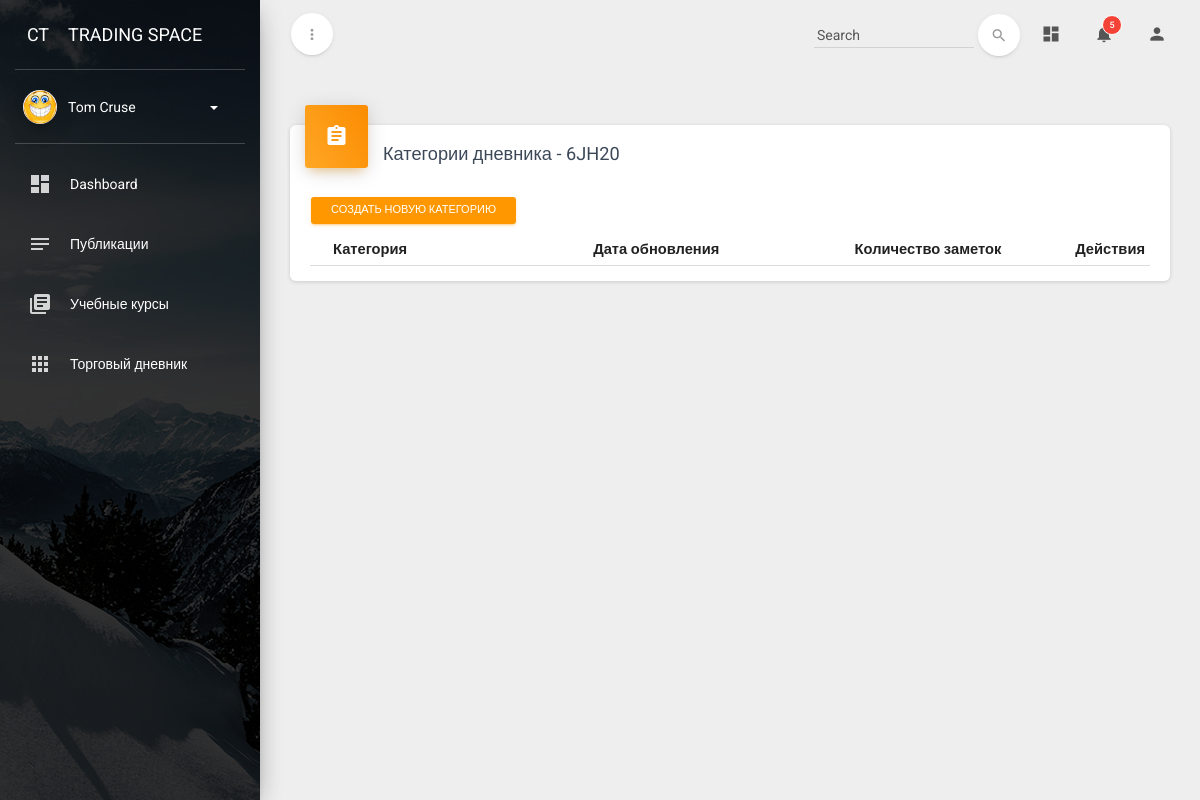
/diary/5/ (signed in), run on an earlier commit of the app's database.
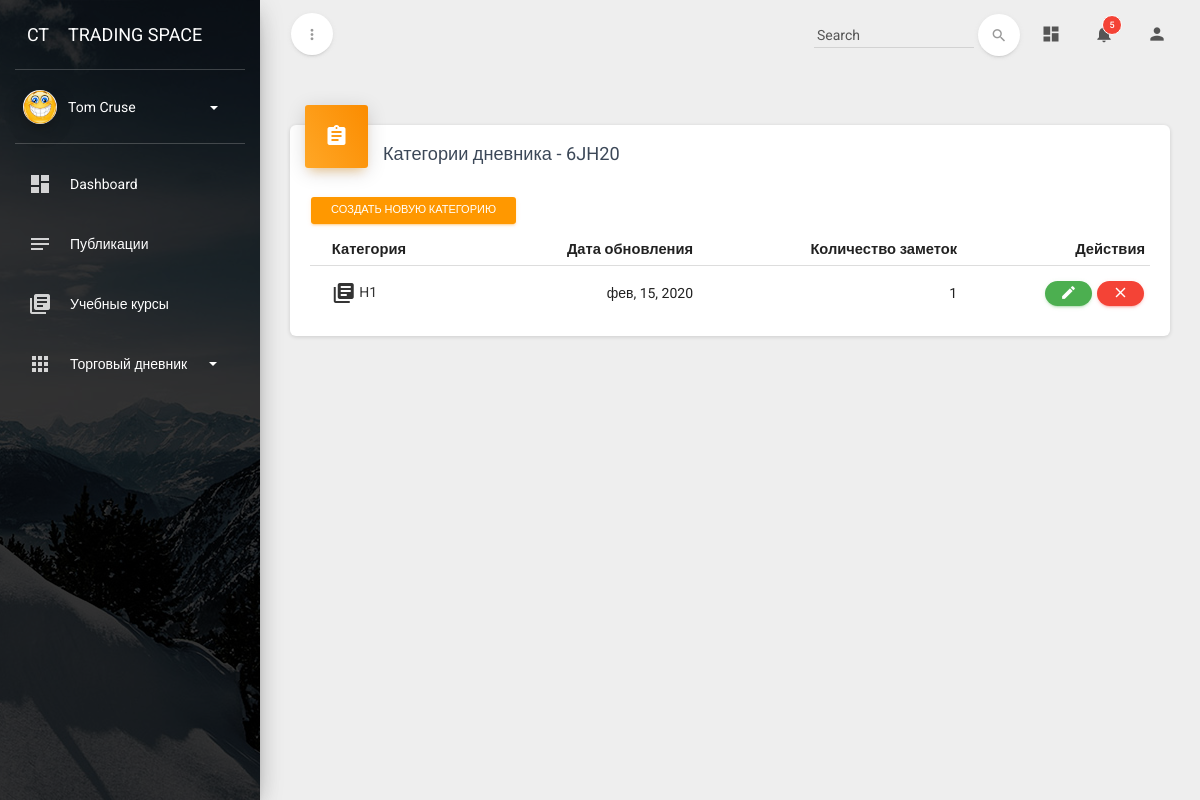
And on a later commit of the database.
### diary/models.py (models this page shows, shortened)
class DiarySubCategory(models.Model):
    parent = models.ForeignKey(DiaryCategory, blank=True, on_delete=models.CASCADE,
                               verbose_name='Дневник')
    name = models.CharField(max_length=100, verbose_name='Название категории')
    update_date = models.DateTimeField(auto_now=True, verbose_name='')
    class Meta:
        verbose_name = 'Категория дневника'
        verbose_name_plural = 'Категории дневника'

### diary/views.py (the view)
# urls.py: path('<int:cat_pk>/', DiaryCategoryDetailView.as_view(), name='diary_cat_detail'),
class DiaryCategoryDetailView(DetailView):
    model = DiaryCategory
    template_name = 'diary/diarycategory_detail.html'
    pk_url_kwarg = 'cat_pk'
    def get_context_data(self, **kwargs):
        context = super().get_context_data(**kwargs)
        context['subcategories'] = DiarySubCategory.objects.filter(parent=self.object)
        return context

### diary/models.py (called while the page is built)
    def get_absolute_url(self):
        return reverse('diary_cat_detail', kwargs={'cat_pk': self.pk})

### diary/templatetags/diary_tags.py (called while the page is built)
@register.simple_tag(takes_context=True)
def get_categories(context):
    user = context['user']
    return DiaryCategory.objects.filter(author=user)

### templates/diary/diarycategory_detail.html (shortened to what this page needs)
{% extends 'base_profile.html' %}
{% load static %}
{% block content %}
    <div class="content">
        <div class="container-fluid">
            <div class="row">
                <div class="col-md-12">
                    <div class="card">
                        <div class="card-header card-header-icon" data-background-color="orange">
                            <a href="#"> <i class="material-icons">assignment</i> </a>
                        </div>
                        <div class="card-content">
                            <h4 class="card-title">Категории дневника - {{ object.name }}</h4>
                          <a class="btn btn-warning btn-sm" href="{% url 'diary_subcat_create' cat_pk=object.id %}">Создать новую категорию</a>
                            <div class="table-responsive">
                                <table class="table">
                                    <thead>
                                    <tr>
                                        <th></th>
                                        <th>Категория</th>
                                        <th class="text-right">Дата обновления</th>
                                        <th class="text-right">Количество заметок</th>
                                        <th class="text-right">Действия</th>
                                    </tr>
                                    </thead>
                                    <tbody>
                                    {% for category in subcategories %}
                                            <tr>
                                                <td></td>
                                                <td>
                                                    {% if category.diarynote_set.first is None %}
                                                        <a href="{% url 'diary_note_create' cat_pk=category.parent.id sub_pk=category.id %}"><i
                                                                class="material-icons">
                                                            library_books
                                                        </i> {{ category.name }}</a>
                                                    {% else %}
                                                        <a href="{% url 'diary_note_update' cat_pk=category.parent.id sub_pk=category.id note_pk=category.diarynote_set.first.id %}"><i
                                                                class="material-icons">
                                                        </i> {{ category.name }}</a>
                                                    {% endif %}
                                                </td>
                                                <td class="text-right"> {{ category.update_date|date:'b, d, Y' }}</td>
                                                <td class="text-right">{{ category.diarynote_set.count }}</td>
                                                <td class="text-right">
                                                    <a href="{% url 'diary_subcat_update'  cat_pk=category.parent.id sub_pk=category.id %}"
                                                       class="btn btn-success btn-round btn-xs">
                                                        <i class="material-icons">edit</i></a>
                                                    <a href="{% url 'diary_subcat_delete' cat_pk=category.parent.id sub_pk=category.id %}"
                                                       class="btn btn-danger btn-round btn-xs">
                                                        <i class="material-icons">close</i></a>
                                                </td>
                                            </tr>
                                    {% endfor %}
                                    </tbody>
                                </table>
                            </div>
                        </div>
                    </div>
                </div>
            </div>
        </div>
{% endblock %}

### templates/base_profile.html (shortened to what the changed rows need)
<!doctype html>
{% load static %}
{% load diary_tags %}
<html lang="en">
<head>
    <link href="{% static 'assets/css/bootstrap.min.css' %}" rel="stylesheet"/>
    <link href="{% static 'assets/css/material-dashboard.css' %}" rel="stylesheet"/>
    <link href="https://maxcdn.bootstrapcdn.com/font-awesome/latest/css/font-awesome.min.css" rel="stylesheet">
</head>
<body>
<div class="wrapper">
    <div class="sidebar" data-active-color="orange" data-background-color="black"
         data-image="{% static 'assets/img/sidebar-1.jpg' %}">
        <div class="sidebar-wrapper">
            <ul class="nav">
                {% get_categories as categories %}
                {% if categories.count > 0 %}
                    <li>
                        <a data-toggle="collapse" href="#componentsExamples">
                            <i class="material-icons">apps</i>
                            <p> Торговый дневник
                                <b class="caret"></b>
                            </p>
                        </a>
                    </li>
                {% else %}
                    <li>
                        <a href="{% url 'diary_cat_list' %}">
                            <i class="material-icons">apps</i>
                            <p> Торговый дневник</p>
                        </a>
                    </li>
                {% endif %}
            </ul>
        </div>
    </div>
    <div class="main-panel">
        {% block content %}
        {% endblock %}
    </div>
</div>
</body>
</html>

What changed in the data, as far as the page shows it:
added DiarySubCategory: name "H1", update_date "фев, 15, 2020", diarynote_set.count "1"
